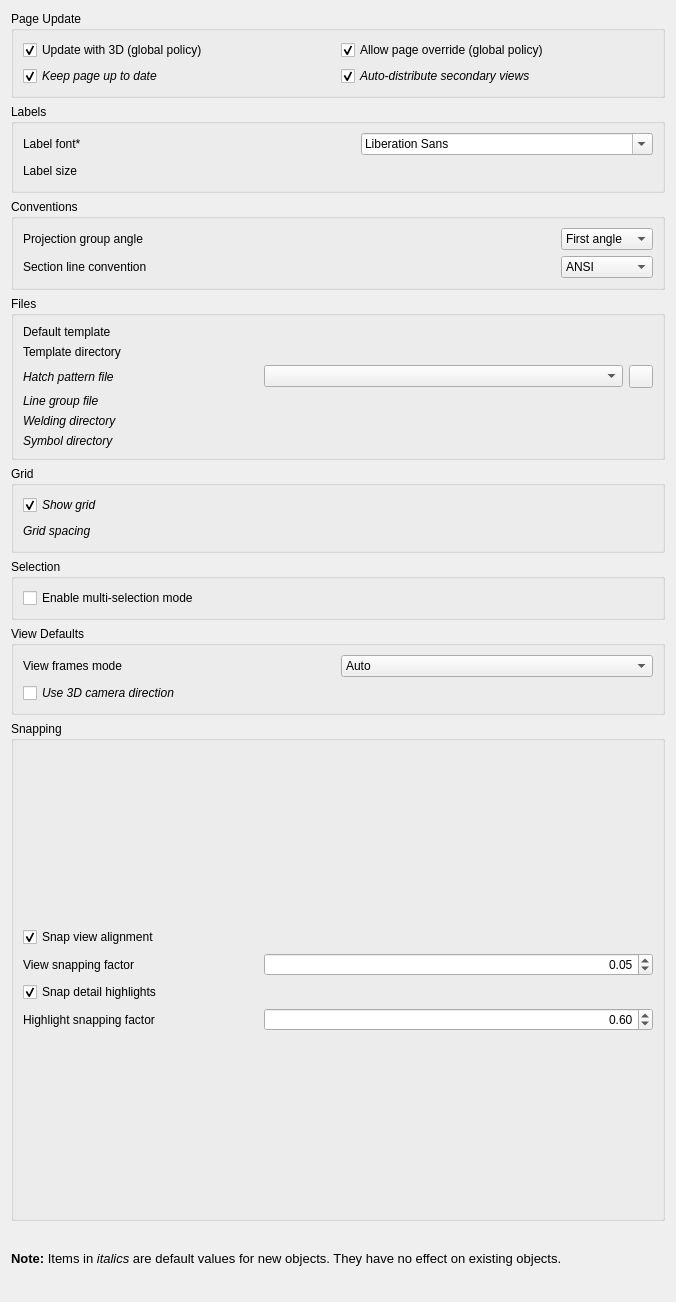
<?xml version="1.0" encoding="UTF-8"?>
<ui version="4.0">
 <class>TechDrawGui::DlgPrefsTechDrawGeneralImp</class>
 <widget class="QWidget" name="TechDrawGui::DlgPrefsTechDrawGeneralImp">
  <property name="geometry">
   <rect>
    <x>0</x>
    <y>0</y>
    <width>676</width>
    <height>1302</height>
   </rect>
  </property>
  <property name="sizePolicy">
   <sizepolicy hsizetype="Preferred" vsizetype="Minimum">
    <horstretch>0</horstretch>
    <verstretch>0</verstretch>
   </sizepolicy>
  </property>
  <property name="windowTitle">
   <string>General</string>
  </property>
  <property name="toolTip">
   <string/>
  </property>
  <layout class="QVBoxLayout" name="verticalLayout_3">
   <item>
    <widget class="QGroupBox" name="gbMisc">
     <property name="sizePolicy">
      <sizepolicy hsizetype="Preferred" vsizetype="Preferred">
       <horstretch>0</horstretch>
       <verstretch>0</verstretch>
      </sizepolicy>
     </property>
     <property name="title">
      <string>Page Update</string>
     </property>
     <layout class="QVBoxLayout" name="verticalLayout_2">
      <item>
       <layout class="QGridLayout" name="gridLayout_5">
        <item row="0" column="0">
         <widget class="Gui::PrefCheckBox" name="cb_Global">
          <property name="sizePolicy">
           <sizepolicy hsizetype="Preferred" vsizetype="Preferred">
            <horstretch>0</horstretch>
            <verstretch>0</verstretch>
           </sizepolicy>
          </property>
          <property name="toolTip">
           <string>Whether or not pages are updated every time the 3D model is changed</string>
          </property>
          <property name="text">
           <string>Update with 3D (global policy)</string>
          </property>
          <property name="checked">
           <bool>true</bool>
          </property>
          <property name="prefEntry" stdset="0">
           <cstring>GlobalUpdateDrawings</cstring>
          </property>
          <property name="prefPath" stdset="0">
           <cstring>Mod/TechDraw/General</cstring>
          </property>
         </widget>
        </item>
        <item row="0" column="1">
         <widget class="Gui::PrefCheckBox" name="cb_Override">
          <property name="sizePolicy">
           <sizepolicy hsizetype="Preferred" vsizetype="Preferred">
            <horstretch>0</horstretch>
            <verstretch>0</verstretch>
           </sizepolicy>
          </property>
          <property name="toolTip">
           <string>Controls whether or not a page's 'Keep Updated' property
can override the global 'Update with 3D' parameter</string>
          </property>
          <property name="text">
           <string>Allow page override (global policy)</string>
          </property>
          <property name="checked">
           <bool>true</bool>
          </property>
          <property name="prefEntry" stdset="0">
           <cstring>AllowPageOverride</cstring>
          </property>
          <property name="prefPath" stdset="0">
           <cstring>Mod/TechDraw/General</cstring>
          </property>
         </widget>
        </item>
        <item row="1" column="0">
         <widget class="Gui::PrefCheckBox" name="cb_PageUpdate">
          <property name="sizePolicy">
           <sizepolicy hsizetype="Preferred" vsizetype="Preferred">
            <horstretch>0</horstretch>
            <verstretch>0</verstretch>
           </sizepolicy>
          </property>
          <property name="font">
           <font>
            <italic>true</italic>
           </font>
          </property>
          <property name="toolTip">
           <string>Keep drawing pages in sync with changes of 3D model in real time.
This can slow down the response time.</string>
          </property>
          <property name="text">
           <string>Keep page up to date</string>
          </property>
          <property name="checked">
           <bool>true</bool>
          </property>
          <property name="prefEntry" stdset="0">
           <cstring>KeepPagesUpToDate</cstring>
          </property>
          <property name="prefPath" stdset="0">
           <cstring>Mod/TechDraw/General</cstring>
          </property>
         </widget>
        </item>
        <item row="1" column="1">
         <widget class="Gui::PrefCheckBox" name="cb_AutoDist">
          <property name="sizePolicy">
           <sizepolicy hsizetype="Preferred" vsizetype="Preferred">
            <horstretch>0</horstretch>
            <verstretch>0</verstretch>
           </sizepolicy>
          </property>
          <property name="font">
           <font>
            <italic>true</italic>
           </font>
          </property>
          <property name="toolTip">
           <string>Automatically distribute secondary views
for ProjectionGroups</string>
          </property>
          <property name="text">
           <string>Auto-distribute secondary views</string>
          </property>
          <property name="checked">
           <bool>true</bool>
          </property>
          <property name="prefEntry" stdset="0">
           <cstring>AutoDist</cstring>
          </property>
          <property name="prefPath" stdset="0">
           <cstring>/Mod/TechDraw/General</cstring>
          </property>
         </widget>
        </item>
       </layout>
      </item>
     </layout>
    </widget>
   </item>
   <item>
    <widget class="QGroupBox" name="gb_Font">
     <property name="sizePolicy">
      <sizepolicy hsizetype="Preferred" vsizetype="Preferred">
       <horstretch>0</horstretch>
       <verstretch>0</verstretch>
      </sizepolicy>
     </property>
     <property name="title">
      <string>Labels</string>
     </property>
     <layout class="QVBoxLayout" name="verticalLayout_4">
      <item>
       <layout class="QGridLayout" name="gridLayout_2" rowstretch="0,0" columnstretch="1,0,1">
        <item row="0" column="0">
         <widget class="QLabel" name="lbl_LabelFont">
          <property name="baseSize">
           <size>
            <width>0</width>
            <height>0</height>
           </size>
          </property>
          <property name="toolTip">
           <string>* This font is also used for dimensions.
   Changes have no effect on existing dimensions.</string>
          </property>
          <property name="text">
           <string>Label font*</string>
          </property>
         </widget>
        </item>
        <item row="0" column="1">
         <spacer name="horizontalSpacer_2">
          <property name="orientation">
           <enum>Qt::Orientation::Horizontal</enum>
          </property>
          <property name="sizeType">
           <enum>QSizePolicy::Policy::Preferred</enum>
          </property>
          <property name="sizeHint" stdset="0">
           <size>
            <width>40</width>
            <height>20</height>
           </size>
          </property>
         </spacer>
        </item>
        <item row="0" column="2">
         <widget class="Gui::PrefFontBox" name="pfb_LabelFont">
          <property name="sizePolicy">
           <sizepolicy hsizetype="Preferred" vsizetype="Preferred">
            <horstretch>0</horstretch>
            <verstretch>0</verstretch>
           </sizepolicy>
          </property>
          <property name="baseSize">
           <size>
            <width>0</width>
            <height>0</height>
           </size>
          </property>
          <property name="toolTip">
           <string>Font for labels</string>
          </property>
          <property name="sizeAdjustPolicy">
           <enum>QComboBox::SizeAdjustPolicy::AdjustToContents</enum>
          </property>
          <property name="currentFont">
           <font/>
          </property>
          <property name="prefEntry" stdset="0">
           <cstring>LabelFont</cstring>
          </property>
          <property name="prefPath" stdset="0">
           <cstring>/Mod/TechDraw/Labels</cstring>
          </property>
         </widget>
        </item>
        <item row="1" column="0">
         <widget class="QLabel" name="label_6">
          <property name="text">
           <string>Label size</string>
          </property>
         </widget>
        </item>
        <item row="1" column="1">
         <spacer name="horizontalSpacer_6">
          <property name="orientation">
           <enum>Qt::Orientation::Horizontal</enum>
          </property>
          <property name="sizeHint" stdset="0">
           <size>
            <width>40</width>
            <height>20</height>
           </size>
          </property>
         </spacer>
        </item>
        <item row="1" column="2">
         <widget class="Gui::PrefUnitSpinBox" name="plsb_LabelSize" native="true">
          <property name="sizePolicy">
           <sizepolicy hsizetype="Preferred" vsizetype="Preferred">
            <horstretch>0</horstretch>
            <verstretch>0</verstretch>
           </sizepolicy>
          </property>
          <property name="toolTip">
           <string>Label size</string>
          </property>
          <property name="value" stdset="0">
           <double>8.000000000000000</double>
          </property>
          <property name="prefEntry" stdset="0">
           <cstring>LabelSize</cstring>
          </property>
          <property name="prefPath" stdset="0">
           <cstring>/Mod/TechDraw/Labels</cstring>
          </property>
         </widget>
        </item>
       </layout>
      </item>
     </layout>
    </widget>
   </item>
   <item>
    <widget class="QGroupBox" name="groupBox_2">
     <property name="sizePolicy">
      <sizepolicy hsizetype="Preferred" vsizetype="Preferred">
       <horstretch>0</horstretch>
       <verstretch>0</verstretch>
      </sizepolicy>
     </property>
     <property name="baseSize">
      <size>
       <width>0</width>
       <height>500</height>
      </size>
     </property>
     <property name="title">
      <string>Conventions</string>
     </property>
     <layout class="QVBoxLayout" name="verticalLayout">
      <item>
       <layout class="QGridLayout" name="gridLayout_6" columnstretch="1,0,0">
        <item row="0" column="1">
         <spacer name="horizontalSpacer_3">
          <property name="orientation">
           <enum>Qt::Orientation::Horizontal</enum>
          </property>
          <property name="sizeHint" stdset="0">
           <size>
            <width>40</width>
            <height>20</height>
           </size>
          </property>
         </spacer>
        </item>
        <item row="0" column="0">
         <widget class="QLabel" name="label_7">
          <property name="text">
           <string>Projection group angle</string>
          </property>
         </widget>
        </item>
        <item row="0" column="2">
         <widget class="Gui::PrefComboBox" name="cbProjAngle">
          <property name="sizePolicy">
           <sizepolicy hsizetype="Preferred" vsizetype="Preferred">
            <horstretch>0</horstretch>
            <verstretch>0</verstretch>
           </sizepolicy>
          </property>
          <property name="toolTip">
           <string>Use first or third-angle multiview projection convention</string>
          </property>
          <property name="sizeAdjustPolicy">
           <enum>QComboBox::SizeAdjustPolicy::AdjustToContents</enum>
          </property>
          <property name="prefEntry" stdset="0">
           <cstring>ProjectionAngle</cstring>
          </property>
          <property name="prefPath" stdset="0">
           <cstring>Mod/TechDraw/General</cstring>
          </property>
          <item>
           <property name="text">
            <string>First angle</string>
           </property>
          </item>
          <item>
           <property name="text">
            <string>Third angle</string>
           </property>
          </item>
          <item>
           <property name="text">
            <string>Page</string>
           </property>
          </item>
         </widget>
        </item>
        <item row="1" column="2">
         <widget class="Gui::PrefComboBox" name="cbSectionLineStd">
          <property name="sizePolicy">
           <sizepolicy hsizetype="Preferred" vsizetype="Preferred">
            <horstretch>0</horstretch>
            <verstretch>0</verstretch>
           </sizepolicy>
          </property>
          <property name="toolTip">
           <string>Standard to be used to draw section lines. This affects the position of arrows and symbol.</string>
          </property>
          <property name="currentIndex">
           <number>0</number>
          </property>
          <property name="prefEntry" stdset="0">
           <cstring>SectionLineStandard</cstring>
          </property>
          <property name="prefPath" stdset="0">
           <cstring>Mod/TechDraw/Standards</cstring>
          </property>
          <item>
           <property name="text">
            <string notr="true">ANSI</string>
           </property>
          </item>
          <item>
           <property name="text">
            <string notr="true">ISO</string>
           </property>
          </item>
         </widget>
        </item>
        <item row="1" column="0">
         <widget class="QLabel" name="label_13">
          <property name="font">
           <font>
            <italic>false</italic>
           </font>
          </property>
          <property name="text">
           <string>Section line convention</string>
          </property>
         </widget>
        </item>
       </layout>
      </item>
     </layout>
    </widget>
   </item>
   <item>
    <widget class="QGroupBox" name="gb_Templates">
     <property name="sizePolicy">
      <sizepolicy hsizetype="Expanding" vsizetype="Preferred">
       <horstretch>0</horstretch>
       <verstretch>0</verstretch>
      </sizepolicy>
     </property>
     <property name="title">
      <string>Files</string>
     </property>
     <layout class="QGridLayout" name="gridLayout_4">
      <item row="0" column="0">
       <layout class="QGridLayout" name="gridLayout_3" columnstretch="1,0,2">
        <item row="1" column="1" rowspan="2">
         <spacer name="horizontalSpacer_7">
          <property name="orientation">
           <enum>Qt::Orientation::Horizontal</enum>
          </property>
          <property name="sizeHint" stdset="0">
           <size>
            <width>40</width>
            <height>22</height>
           </size>
          </property>
         </spacer>
        </item>
        <item row="2" column="2">
         <layout class="QHBoxLayout" name="hboxlayout">
          <item>
           <widget class="QComboBox" name="patternComboBox">
            <property name="toolTip">
             <string>Select a default pattern. If 'Last used' is selected, the pattern you last used will be used.</string>
            </property>
           </widget>
          </item>
          <item>
           <widget class="QToolButton" name="openPatternsFolder">
            <property name="sizePolicy">
             <sizepolicy hsizetype="Maximum" vsizetype="Preferred">
              <horstretch>0</horstretch>
              <verstretch>0</verstretch>
             </sizepolicy>
            </property>
            <property name="toolTip">
             <string>Open the folder containing all available SVG patterns and where you can add your custom svg files. Note: PAT files are in a sibling folder called PAT. If you add a custom file you will need to close and re-open the preference dialog.</string>
            </property>
            <property name="icon">
             <iconset resource="Resources/resource.qrc">
             <normaloff>:/icons/folder.svg</normaloff>:/icons/folder.svg</iconset>
            </property>
           </widget>
          </item>
         </layout>
        </item>
        <item row="3" column="2">
         <widget class="Gui::PrefFileChooser" name="pfc_LineGroup" native="true">
          <property name="sizePolicy">
           <sizepolicy hsizetype="Expanding" vsizetype="Preferred">
            <horstretch>1</horstretch>
            <verstretch>0</verstretch>
           </sizepolicy>
          </property>
          <property name="toolTip">
           <string>Alternate file for personal LineGroup definition</string>
          </property>
          <property name="prefEntry" stdset="0">
           <cstring>LineGroupFile</cstring>
          </property>
          <property name="prefPath" stdset="0">
           <cstring>/Mod/TechDraw/Files</cstring>
          </property>
         </widget>
        </item>
        <item row="0" column="2">
         <widget class="Gui::PrefFileChooser" name="pfc_DefTemp" native="true">
          <property name="sizePolicy">
           <sizepolicy hsizetype="Expanding" vsizetype="Preferred">
            <horstretch>1</horstretch>
            <verstretch>0</verstretch>
           </sizepolicy>
          </property>
          <property name="toolTip">
           <string>Default template file for new pages</string>
          </property>
          <property name="prefEntry" stdset="0">
           <cstring>TemplateFile</cstring>
          </property>
          <property name="prefPath" stdset="0">
           <cstring>/Mod/TechDraw/Files</cstring>
          </property>
         </widget>
        </item>
        <item row="4" column="0">
         <widget class="QLabel" name="label_11">
          <property name="font">
           <font>
            <italic>true</italic>
           </font>
          </property>
          <property name="text">
           <string>Welding directory</string>
          </property>
         </widget>
        </item>
        <item row="4" column="2">
         <widget class="Gui::PrefFileChooser" name="pfc_Welding" native="true">
          <property name="sizePolicy">
           <sizepolicy hsizetype="Expanding" vsizetype="Preferred">
            <horstretch>1</horstretch>
            <verstretch>0</verstretch>
           </sizepolicy>
          </property>
          <property name="toolTip">
           <string>Default directory for welding symbols</string>
          </property>
          <property name="prefEntry" stdset="0">
           <cstring>WeldingDir</cstring>
          </property>
          <property name="prefPath" stdset="0">
           <cstring>/Mod/TechDraw/Files</cstring>
          </property>
         </widget>
        </item>
        <item row="1" column="2">
         <widget class="Gui::PrefFileChooser" name="pfc_DefDir" native="true">
          <property name="sizePolicy">
           <sizepolicy hsizetype="Expanding" vsizetype="Preferred">
            <horstretch>1</horstretch>
            <verstretch>0</verstretch>
           </sizepolicy>
          </property>
          <property name="toolTip">
           <string>Starting directory for 'Insert Page From Template' tool</string>
          </property>
          <property name="prefEntry" stdset="0">
           <cstring>TemplateDir</cstring>
          </property>
          <property name="prefPath" stdset="0">
           <cstring>/Mod/TechDraw/Files</cstring>
          </property>
         </widget>
        </item>
        <item row="1" column="0">
         <widget class="QLabel" name="label_2">
          <property name="text">
           <string>Template directory</string>
          </property>
         </widget>
        </item>
        <item row="7" column="2">
         <widget class="Gui::PrefFileChooser" name="fcSymbolDir" native="true">
          <property name="sizePolicy">
           <sizepolicy hsizetype="Expanding" vsizetype="Preferred">
            <horstretch>1</horstretch>
            <verstretch>0</verstretch>
           </sizepolicy>
          </property>
          <property name="toolTip">
           <string>Alternate directory to search for SVG symbol files.</string>
          </property>
          <property name="prefEntry" stdset="0">
           <cstring>DirSymbol</cstring>
          </property>
          <property name="prefPath" stdset="0">
           <cstring>/Mod/TechDraw/Files</cstring>
          </property>
         </widget>
        </item>
        <item row="2" column="0">
         <widget class="QLabel" name="lbl_Hatch">
          <property name="font">
           <font>
            <italic>true</italic>
           </font>
          </property>
          <property name="text">
           <string>Hatch pattern file</string>
          </property>
         </widget>
        </item>
        <item row="0" column="0">
         <widget class="QLabel" name="label">
          <property name="text">
           <string>Default template</string>
          </property>
         </widget>
        </item>
        <item row="7" column="0">
         <widget class="QLabel" name="label_5">
          <property name="font">
           <font>
            <italic>true</italic>
           </font>
          </property>
          <property name="text">
           <string>Symbol directory</string>
          </property>
         </widget>
        </item>
        <item row="3" column="0">
         <widget class="QLabel" name="label_10">
          <property name="font">
           <font>
            <italic>true</italic>
           </font>
          </property>
          <property name="text">
           <string>Line group file</string>
          </property>
         </widget>
        </item>
       </layout>
      </item>
     </layout>
    </widget>
   </item>
   <item>
    <widget class="QGroupBox" name="gbGrid">
     <property name="title">
      <string>Grid</string>
     </property>
     <layout class="QVBoxLayout" name="verticalLayout_5">
      <item>
       <layout class="QGridLayout" name="gridLayout" columnstretch="1,0,0">
        <item row="1" column="1">
         <spacer name="horizontalSpacer">
          <property name="orientation">
           <enum>Qt::Orientation::Horizontal</enum>
          </property>
          <property name="sizeHint" stdset="0">
           <size>
            <width>40</width>
            <height>20</height>
           </size>
          </property>
         </spacer>
        </item>
        <item row="0" column="0">
         <widget class="Gui::PrefCheckBox" name="cb_ShowGrid">
          <property name="font">
           <font>
            <italic>true</italic>
           </font>
          </property>
          <property name="toolTip">
           <string>Set 'Show grid' property to true on new pages</string>
          </property>
          <property name="text">
           <string>Show grid</string>
          </property>
          <property name="checked">
           <bool>true</bool>
          </property>
          <property name="prefEntry" stdset="0">
           <cstring>showGrid</cstring>
          </property>
          <property name="prefPath" stdset="0">
           <cstring>/Mod/TechDraw/General</cstring>
          </property>
         </widget>
        </item>
        <item row="1" column="0">
         <widget class="QLabel" name="label_4">
          <property name="font">
           <font>
            <italic>true</italic>
           </font>
          </property>
          <property name="text">
           <string>Grid spacing</string>
          </property>
         </widget>
        </item>
        <item row="1" column="2">
         <widget class="Gui::PrefUnitSpinBox" name="psb_GridSpacing" native="true">
          <property name="toolTip">
           <string>Distance between page grid lines</string>
          </property>
          <property name="value" stdset="0">
           <double>10.000000000000000</double>
          </property>
          <property name="prefEntry" stdset="0">
           <cstring>gridSpacing</cstring>
          </property>
          <property name="prefPath" stdset="0">
           <cstring>/Mod/TechDraw/General</cstring>
          </property>
         </widget>
        </item>
       </layout>
      </item>
     </layout>
    </widget>
   </item>
   <item>
    <widget class="QGroupBox" name="gbSelection">
     <property name="sizePolicy">
      <sizepolicy hsizetype="Preferred" vsizetype="Preferred">
       <horstretch>0</horstretch>
       <verstretch>0</verstretch>
      </sizepolicy>
     </property>
     <property name="title">
      <string>Selection</string>
     </property>
     <layout class="QVBoxLayout" name="verticalLayout_6">
      <item>
       <layout class="QGridLayout" name="gridLayout_7">
        <item row="0" column="0">
         <widget class="Gui::PrefCheckBox" name="cbMultiSelection">
          <property name="sizePolicy">
           <sizepolicy hsizetype="Preferred" vsizetype="Preferred">
            <horstretch>0</horstretch>
            <verstretch>0</verstretch>
           </sizepolicy>
          </property>
          <property name="toolTip">
           <string>If enabled, clicking without Ctrl does not clear existing vertex/edge/face selection</string>
          </property>
          <property name="text">
           <string>Enable multi-selection mode</string>
          </property>
          <property name="checked">
           <bool>false</bool>
          </property>
          <property name="prefEntry" stdset="0">
           <cstring>multiSelection</cstring>
          </property>
          <property name="prefPath" stdset="0">
           <cstring>Mod/TechDraw/General</cstring>
          </property>
         </widget>
        </item>
       </layout>
      </item>
     </layout>
    </widget>
   </item>
   <item>
    <widget class="QGroupBox" name="gbViewDefaut">
     <property name="sizePolicy">
      <sizepolicy hsizetype="Expanding" vsizetype="Preferred">
       <horstretch>0</horstretch>
       <verstretch>0</verstretch>
      </sizepolicy>
     </property>
     <property name="title">
      <string>View Defaults</string>
     </property>
     <layout class="QGridLayout" name="gridLayout_9">
      <item row="1" column="0">
       <layout class="QVBoxLayout" name="verticalLayout_7">
        <item>
         <widget class="Gui::PrefCheckBox" name="cb_useCameraDirection">
          <property name="sizePolicy">
           <sizepolicy hsizetype="Preferred" vsizetype="Preferred">
            <horstretch>0</horstretch>
            <verstretch>0</verstretch>
           </sizepolicy>
          </property>
          <property name="font">
           <font>
            <italic>true</italic>
           </font>
          </property>
          <property name="toolTip">
           <string>Uses the 3D camera direction (or normal of a selected face) as the view direction. Otherwise, views will be created as front views.</string>
          </property>
          <property name="text">
           <string>Use 3D camera direction</string>
          </property>
          <property name="prefEntry" stdset="0">
           <cstring>UseCameraDirection</cstring>
          </property>
          <property name="prefPath" stdset="0">
           <cstring>/Mod/TechDraw/General</cstring>
          </property>
         </widget>
        </item>
       </layout>
      </item>
      <item row="0" column="1">
       <widget class="Gui::PrefComboBox" name="cb_viewFramesVisibility">
        <property name="toolTip">
         <string>&lt;html&gt;&lt;head/&gt;&lt;body&gt;&lt;p&gt;Control when the view boundary frames and labels are displayed.&lt;/p&gt;&lt;p&gt;Auto: Show on hover, On: Always show, Off: Never show.&lt;/p&gt;&lt;/body&gt;&lt;/html&gt;</string>
        </property>
        <property name="prefEntry" stdset="0">
         <cstring>ViewFrameMode</cstring>
        </property>
        <property name="prefPath" stdset="0">
         <cstring>Mod/TechDraw/View</cstring>
        </property>
        <item>
         <property name="text">
          <string>Auto</string>
         </property>
        </item>
        <item>
         <property name="text">
          <string>On</string>
         </property>
        </item>
        <item>
         <property name="text">
          <string>Off</string>
         </property>
        </item>
        <item>
         <property name="text">
          <string>Manual</string>
         </property>
        </item>
       </widget>
      </item>
      <item row="0" column="0">
       <widget class="QLabel" name="label_15">
        <property name="text">
         <string>View frames mode</string>
        </property>
       </widget>
      </item>
     </layout>
    </widget>
   </item>
   <item>
    <widget class="QGroupBox" name="groupBox">
     <property name="sizePolicy">
      <sizepolicy hsizetype="Expanding" vsizetype="Expanding">
       <horstretch>0</horstretch>
       <verstretch>0</verstretch>
      </sizepolicy>
     </property>
     <property name="title">
      <string>Snapping</string>
     </property>
     <layout class="QVBoxLayout" name="verticalLayout_9">
      <item>
       <layout class="QGridLayout" name="gridLayout_8" columnstretch="1,0,2">
        <item row="0" column="0">
         <widget class="Gui::PrefCheckBox" name="cb_SnapViews">
          <property name="toolTip">
           <string>Snaps views into alignment when being dragged</string>
          </property>
          <property name="text">
           <string>Snap view alignment</string>
          </property>
          <property name="checked">
           <bool>true</bool>
          </property>
          <property name="prefEntry" stdset="0">
           <cstring>SnapViews</cstring>
          </property>
          <property name="prefPath" stdset="0">
           <cstring>/Mod/TechDraw/General</cstring>
          </property>
         </widget>
        </item>
        <item row="2" column="0">
         <widget class="Gui::PrefCheckBox" name="cb_SnapHighlights">
          <property name="toolTip">
           <string>Check this box if you want detail view highlights to snap to the nearest vertex when dragging.</string>
          </property>
          <property name="text">
           <string>Snap detail highlights</string>
          </property>
          <property name="checked">
           <bool>true</bool>
          </property>
          <property name="prefEntry" stdset="0">
           <cstring>SnapHighlights</cstring>
          </property>
          <property name="prefPath" stdset="0">
           <cstring>/Mod/TechDraw/General</cstring>
          </property>
         </widget>
        </item>
        <item row="1" column="2">
         <widget class="Gui::PrefDoubleSpinBox" name="psb_SnapFactor">
          <property name="toolTip">
           <string>When dragging a view, if it is within this fraction of view size of the correct alignment, it will snap into alignment.</string>
          </property>
          <property name="alignment">
           <set>Qt::AlignmentFlag::AlignRight|Qt::AlignmentFlag::AlignTrailing|Qt::AlignmentFlag::AlignVCenter</set>
          </property>
          <property name="value">
           <double>0.050000000000000</double>
          </property>
          <property name="prefEntry" stdset="0">
           <cstring>SnapLimitFactor</cstring>
          </property>
          <property name="prefPath" stdset="0">
           <cstring>/Mod/TechDraw/General</cstring>
          </property>
         </widget>
        </item>
        <item row="1" column="1">
         <spacer name="horizontalSpacer_4">
          <property name="orientation">
           <enum>Qt::Orientation::Horizontal</enum>
          </property>
          <property name="sizeHint" stdset="0">
           <size>
            <width>40</width>
            <height>20</height>
           </size>
          </property>
         </spacer>
        </item>
        <item row="1" column="0">
         <widget class="QLabel" name="label_3">
          <property name="text">
           <string>View snapping factor</string>
          </property>
         </widget>
        </item>
        <item row="3" column="0">
         <widget class="QLabel" name="label_14">
          <property name="text">
           <string>Highlight snapping factor</string>
          </property>
         </widget>
        </item>
        <item row="3" column="2">
         <widget class="Gui::PrefDoubleSpinBox" name="psb_HighlightSnapFactor">
          <property name="toolTip">
           <string>Controls the snap radius for highlights. Vertex must be within this factor times the highlight size to be a snap target.</string>
          </property>
          <property name="alignment">
           <set>Qt::AlignmentFlag::AlignRight|Qt::AlignmentFlag::AlignTrailing|Qt::AlignmentFlag::AlignVCenter</set>
          </property>
          <property name="value">
           <double>0.600000000000000</double>
          </property>
          <property name="prefEntry" stdset="0">
           <cstring>DetailSnapRadius</cstring>
          </property>
          <property name="prefPath" stdset="0">
           <cstring>/Mod/TechDraw/General</cstring>
          </property>
         </widget>
        </item>
       </layout>
      </item>
     </layout>
    </widget>
   </item>
   <item>
    <widget class="QLabel" name="label_12">
     <property name="sizePolicy">
      <sizepolicy hsizetype="Preferred" vsizetype="Minimum">
       <horstretch>0</horstretch>
       <verstretch>0</verstretch>
      </sizepolicy>
     </property>
     <property name="minimumSize">
      <size>
       <width>0</width>
       <height>64</height>
      </size>
     </property>
     <property name="baseSize">
      <size>
       <width>0</width>
       <height>64</height>
      </size>
     </property>
     <property name="font">
      <font>
       <pointsize>10</pointsize>
       <italic>false</italic>
      </font>
     </property>
     <property name="text">
      <string>&lt;html&gt;&lt;head/&gt;&lt;body&gt;&lt;p&gt;&lt;span style=&quot; font-weight:600;&quot;&gt;Note:&lt;/span&gt; Items in &lt;span style=&quot; font-style:italic;&quot;&gt;italics&lt;/span&gt; are default values for new objects. They have no effect on existing objects.&lt;/p&gt;&lt;/body&gt;&lt;/html&gt;</string>
     </property>
     <property name="wordWrap">
      <bool>true</bool>
     </property>
    </widget>
   </item>
  </layout>
 </widget>
 <customwidgets>
  <customwidget>
   <class>Gui::FileChooser</class>
   <extends>QWidget</extends>
   <header>Gui/FileDialog.h</header>
  </customwidget>
  <customwidget>
   <class>Gui::QuantitySpinBox</class>
   <extends>QWidget</extends>
   <header>Gui/QuantitySpinBox.h</header>
  </customwidget>
  <customwidget>
   <class>Gui::PrefFileChooser</class>
   <extends>Gui::FileChooser</extends>
   <header>Gui/PrefWidgets.h</header>
  </customwidget>
  <customwidget>
   <class>Gui::PrefCheckBox</class>
   <extends>QCheckBox</extends>
   <header>Gui/PrefWidgets.h</header>
  </customwidget>
  <customwidget>
   <class>Gui::PrefComboBox</class>
   <extends>QComboBox</extends>
   <header>Gui/PrefWidgets.h</header>
  </customwidget>
  <customwidget>
   <class>Gui::PrefLineEdit</class>
   <extends>QLineEdit</extends>
   <header>Gui/PrefWidgets.h</header>
  </customwidget>
  <customwidget>
   <class>Gui::PrefDoubleSpinBox</class>
   <extends>QDoubleSpinBox</extends>
   <header>Gui/PrefWidgets.h</header>
  </customwidget>
  <customwidget>
   <class>Gui::PrefFontBox</class>
   <extends>QFontComboBox</extends>
   <header>Gui/PrefWidgets.h</header>
  </customwidget>
  <customwidget>
   <class>Gui::PrefUnitSpinBox</class>
   <extends>Gui::QuantitySpinBox</extends>
   <header>Gui/PrefWidgets.h</header>
  </customwidget>
 </customwidgets>
 <resources/>
 <connections/>
</ui>
